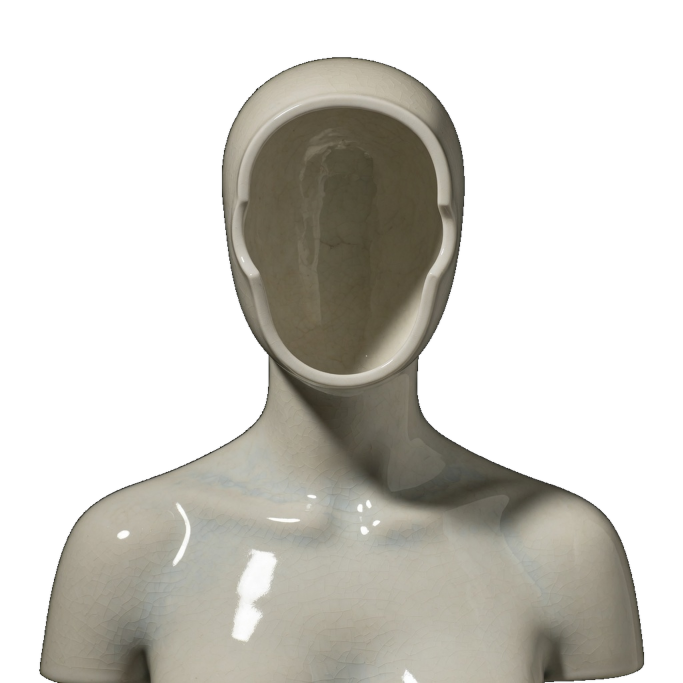
#> input picture collection/assets/layers/40_entity_base/entity__hollow__material__porcelain__architecture__sealed__v001.png, 2048 x 2048 px (shown at 1/3 size)
$ python -i build_entity_bases_via_gemini.py   (imports and definitions only)
#> lines starting #> are read from the running program, lines starting #| are printed output that depends on the picture
#!/usr/bin/env python3
"""Author missing entity_base cutouts via Gemini image-to-image + chroma key.

Each base = entity x material x architecture. To keep framing/anchors consistent
with the existing bases (so entity-qualified overlays still align), we edit a
same-entity REFERENCE base: keep the exact head position/scale/pose/camera/
lighting, restyle only the material + architecture, on a solid magenta field.
Then chroma-key magenta -> alpha (dark interior voids stay opaque, unlike a
black key). Output is a transparent 2048 RGBA cutout at the resolver path.

Reads GEMINI_API_KEY from env. Never prints it. Resumable: skips existing
outputs unless --force; --limit / --only for testing.
"""
from __future__ import annotations
import argparse, json, os, subprocess, sys, tempfile
from pathlib import Path
import numpy as np
from PIL import Image, ImageFilter

COLLECTION = Path(__file__).resolve().parents[1]
ROOT = COLLECTION.parent
BASEDIR = COLLECTION / "assets" / "layers" / "40_entity_base"
GEN = COLLECTION / "scripts" / "gen_gemini.py"
PY = COLLECTION / ".venv" / "bin" / "python3"
CANVAS = 2048
MAGENTA = (255, 0, 255)

REF = {  # clean same-entity reference base for framing preservation
    "hollow": BASEDIR / "entity__hollow__material__porcelain__architecture__sealed__v001.png",
    "human": BASEDIR / "entity__human__material__porcelain__architecture__sealed__v001.png",
    "specter": BASEDIR / "entity__specter__material__phase_glass__architecture__sealed__v001.png",
    "synthetic": BASEDIR / "entity__synthetic__material__reconstructed__architecture__inset__v001.png",
}
MATERIAL = {
    "porcelain": "glossy white porcelain with fine craquelure",
    "ceramic": "matte ivory ceramic",
    "carbon": "dark matte graphite carbon-fibre",
    "biosynth": "translucent wet bio-synthetic polymer with a subsurface sheen",
    "phase_glass": "transparent refractive phase-glass",
    "reconstructed": "cracked reconstructed ceramic rejoined with fine gold kintsugi seams",
}
ARCH = {
    "sealed": "an intact sealed shell face",
    "inset": "the face recessed and set back inside a surrounding ceramic aperture frame",
    "double_plane": "two slightly offset facial planes — a front face with a faint echo plane beside it",
    "suspended_core": "the shell broken into fragments suspended around a central void core",
}
STYLE = ("Keep the exact head position, scale, pose, framing, camera angle and key "
         "light from upper-left perfectly identical — change ONLY the material and "
         "facial architecture as described. Solid flat magenta (#FF00FF) background, "
         "no shadow on the background. Frontal centered bust, bare (no implants, no "
         "mask, no cables, no halo), hyperreal sculptural museum-archival render. "
         "No text, no labels, no UI.")


# [20 lines left out: functions missing_bases, flatten_on_magenta, not called in this run]


def chroma_key(src: Path, dst: Path) -> dict:
#> called with dst = 'out.png'
    im = Image.open(src).convert("RGB").resize((CANVAS, CANVAS), Image.LANCZOS)
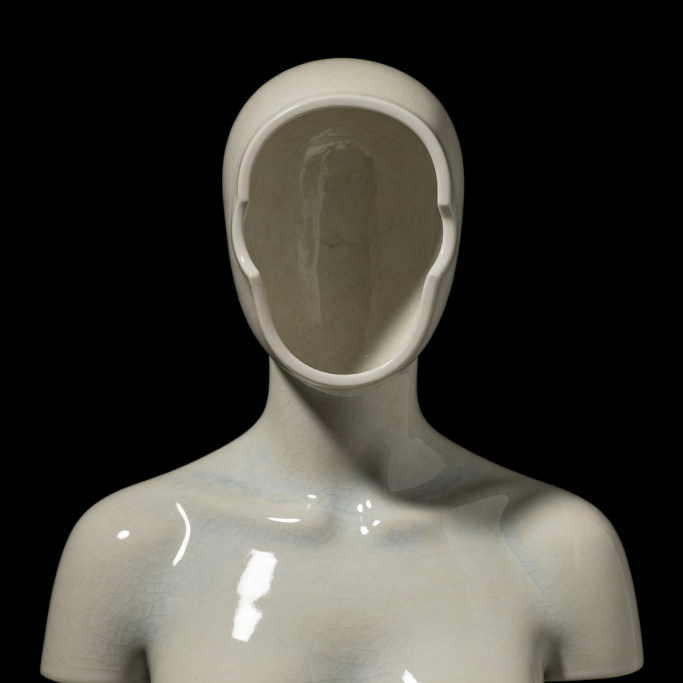
#> im: PIL image 2048x2048 RGB (shown at 1/3 size); mean R, G, B 62.8, 60.9, 54.7
    a = np.asarray(im, dtype=np.int16)
    R, G, B = a[..., 0], a[..., 1], a[..., 2]
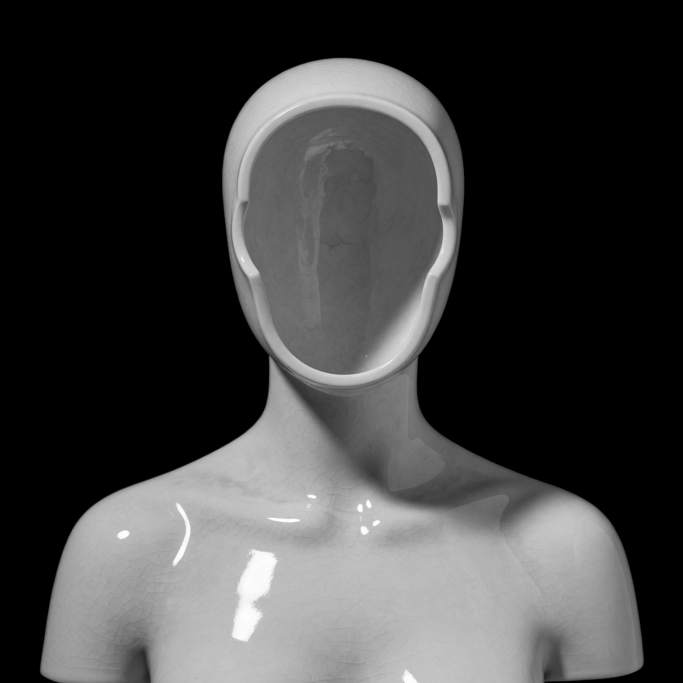
#> R: shape (2048, 2048) int16 (shown at 1/3 size); min 0, max 255, mean 62.8
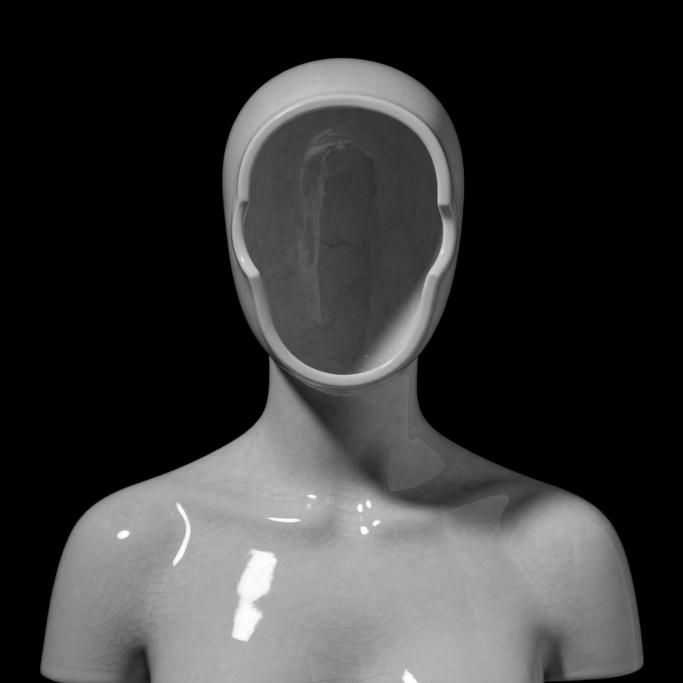
#> B: shape (2048, 2048) int16 (shown at 1/3 size); min 0, max 255, mean 54.7
    # magenta-ness: high R and B, low G
    mag = np.minimum(R, B) - G
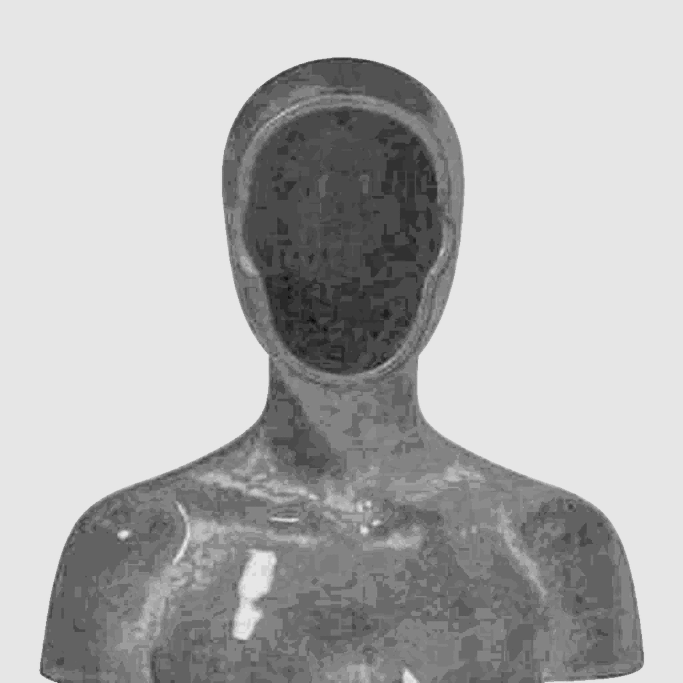
#> mag: shape (2048, 2048) int16 (shown at 1/3 size); min -28, max 3, mean -6.25; drawn with min black and max white
    alpha = np.where(mag > 60, 0, 255).astype(np.uint8)
#> alpha: shape (2048, 2048); every value is 255
    # soft edge + despeckle
    al = Image.fromarray(alpha, "L").filter(ImageFilter.MedianFilter(3)).filter(ImageFilter.MaxFilter(3))
    alpha = np.asarray(al)
    # despill: where slightly magenta, pull R,B down toward G
    spill = (mag > 10) & (alpha > 0)
#> spill: shape (2048, 2048) bool; every value is 0
    rgb = a.copy()
    rgb[..., 0] = np.where(spill, np.minimum(R, G), R)
    rgb[..., 2] = np.where(spill, np.minimum(B, G), B)
    out = np.dstack([rgb.astype(np.uint8), alpha])
    # zero rgb fully-transparent
    out[alpha == 0] = (0, 0, 0, 0)
    img = Image.fromarray(out, "RGBA")
#> (the run stopped early here; a loop or call above may not have finished)
